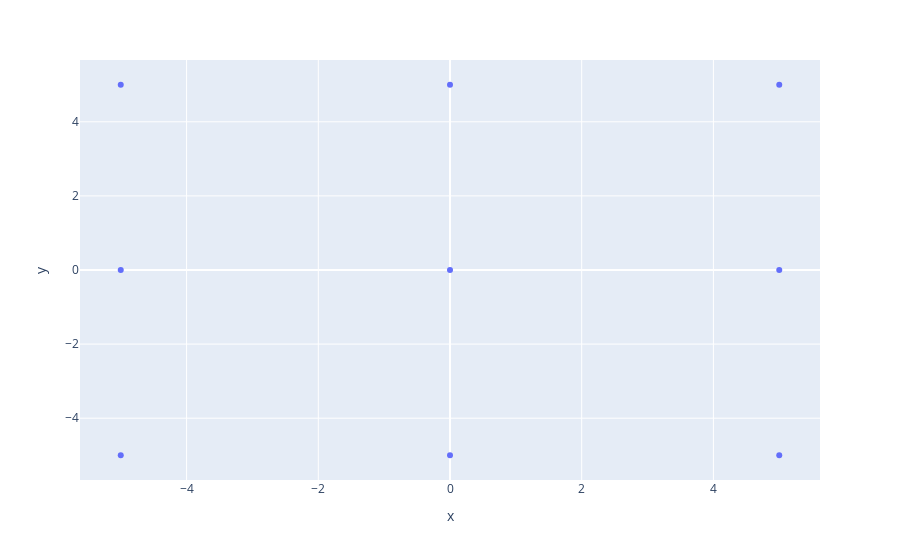

Notebook cell for this chart:
### Code cell
import plotly.express as px
fig = px.scatter(x= x, y= y )
fig.show()

### Figure 1 — Plotly figure (JSON) as saved in the notebook; plotly's stock layout.template omitted (floating-point values rounded to 4 significant figures)
{"data": [{"hovertemplate": "x=%{x}<br>y=%{y}<extra></extra>", "legendgroup": "", "marker": {"color": "#636efa", "symbol": "circle"}, "mode": "markers", "name": "", "orientation": "v", "showlegend": false, "type": "scatter", "x": [0, 5, 5, 0, -5, -5, -5, 0, 5], "xaxis": "x", "y": [0, 0, 5, 5, 5, 0, -5, -5, -5], "yaxis": "y"}], "layout": {"legend": {"tracegroupgap": 0}, "margin": {"t": 60}, "xaxis": {"anchor": "y", "domain": [0, 1], "title": {"text": "x"}}, "yaxis": {"anchor": "x", "domain": [0, 1], "title": {"text": "y"}}}}
